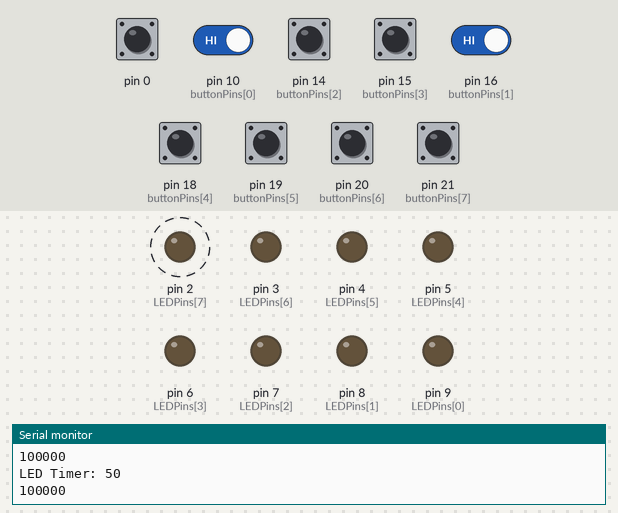
Recording of a sketch running on a simulated Arduino Leonardo, built with avr-gcc and run on an emulated ATmega32U4. On the bench: output pins drawn as LEDs (lit = HIGH), the last lines printed to the serial monitor. Dashed ring = blinking. Inputs (shaded band) come from the test bench; at power-on: pin 0, pin 10 (buttonPins[0]), pin 14 (buttonPins[2]), pin 15 (buttonPins[3]), pin 16 (buttonPins[1]), pin 18 (buttonPins[4]), pin 19 (buttonPins[5]), pin 20 (buttonPins[6]), pin 21 (buttonPins[7]) HIGH. USB keyboard and mouse output is not drawn.

Above: at 1.05 s.
1.3 s: pin 10 (buttonPins[0]) driven LOW and pin 16 (buttonPins[1]) driven LOW
At 1.65 s:
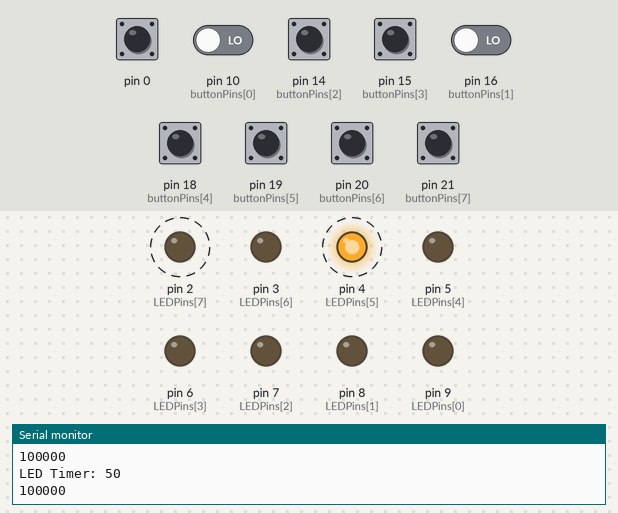
4.3 s: pin 10 (buttonPins[0]) driven HIGH
At 6.8 s:
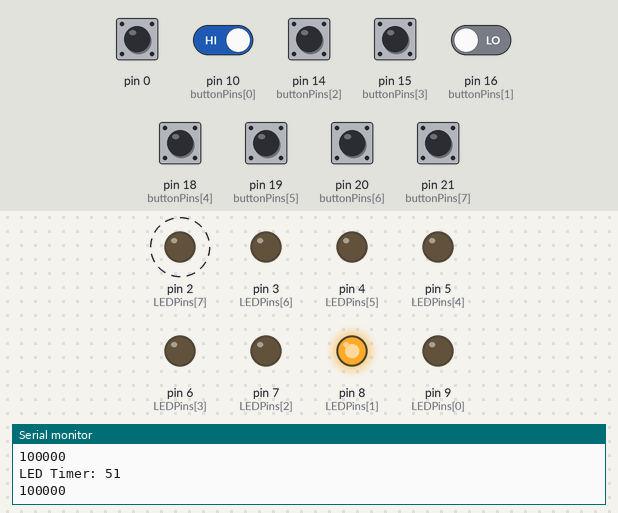
7.3 s: pin 0 pulled LOW for 0.15 s
At 8.44 s:
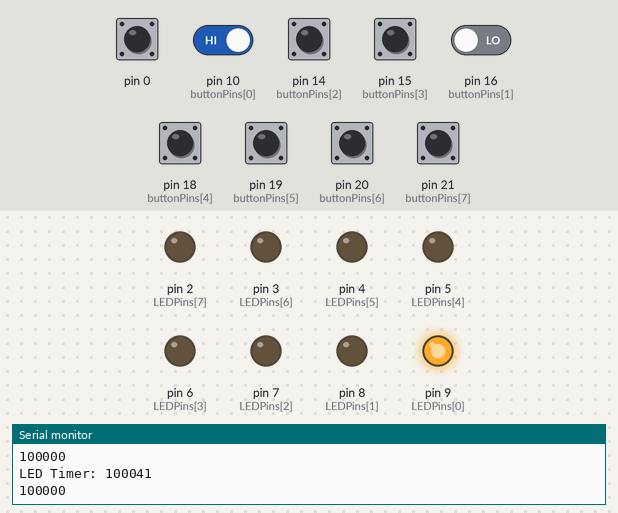
10.3 s: pin 16 (buttonPins[1]) driven HIGH
At 10.55 s:
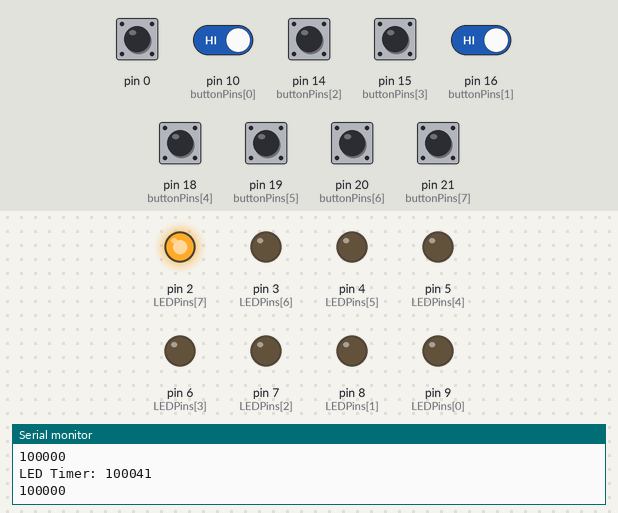
13.3 s: pin 20 (buttonPins[6]) pulled LOW for 1 s
16.3 s: pin 10 (buttonPins[0]) driven LOW
At 17.9 s:
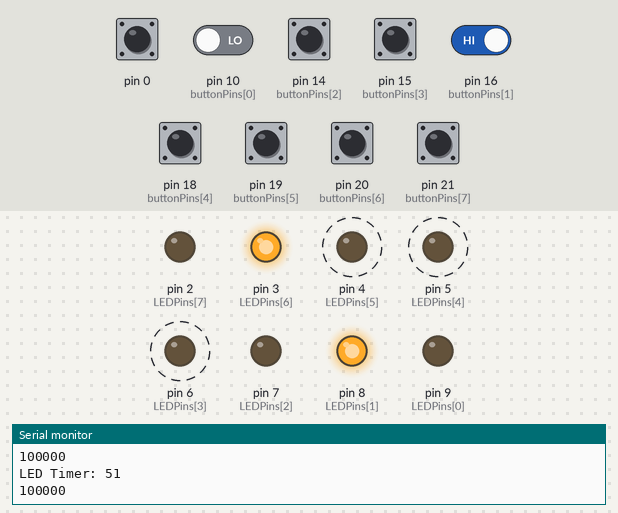
Timing chart, 0 to 20.3 s (numbered marks = the images above; inputs shaded):
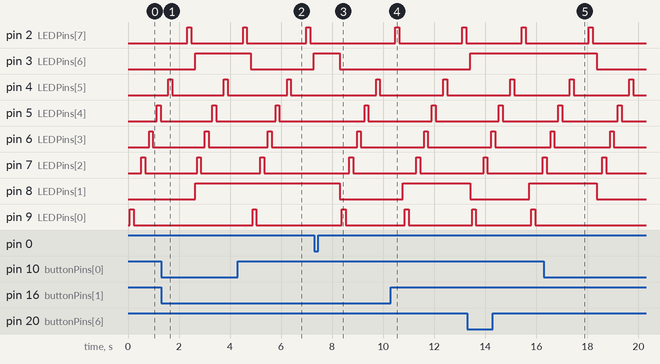

Measured:
- after the input at 1.3 s, pin 9 (LEDPins[0]): stays LOW (without the input it goes to HIGH after 1.4 s)
- after the input at 4.3 s, pin 9 (LEDPins[0]): LOW → HIGH after 0.58 s, → LOW 0.15 s later
- after the input at 7.3 s, pin 2 (LEDPins[7]): stays LOW (without the input it goes to HIGH after 2.2 s); pin 3 (LEDPins[6]): HIGH → LOW after 1.0 s instead of 2.5 s; pin 8 (LEDPins[1]): HIGH → LOW after 1.0 s
- after the input at 10.3 s, pin 3 (LEDPins[6]): stays LOW (without the input it goes to HIGH after 3.0 s)
- after the input at 16.3 s, pin 9 (LEDPins[0]): stays LOW (without the input it goes to HIGH after 2.1 s)
- by itself, pin 2 (LEDPins[7]): alternates HIGH for 0.15 s and LOW for 2.3 s
- by itself, pin 4 (LEDPins[5]), pin 5 (LEDPins[4]), pin 6 (LEDPins[3]): alternates HIGH for 0.15 s and LOW for 2.2 s

The sketch:

Arcade.Touch.Panel.Completed.ino
```cpp
#include "Keyboard.h"

// --Input Pins--
//const int startButton = 18;           //First Button Pin (Digital)
//const int startLED = 8;               //First LED Pin (Digital)
const int totalButtons = 8;             //Total Buttons
const int buttonPins[] = {10, 16, 14, 15, 18, 19, 20, 21};
const int LEDPins[] = {9, 8, 7, 6, 5, 4, 3, 2};
// --Input Pins--

const int Bsmoothing = 50;            // Repeat speed of keys
const int clickDelay = 150;           // Pause Between Clicks
const int long LEDTimer = 100000;           // Time until LEDs Auto Off
int Bsmoothingindex = 0;              // Index of button smoother
int currentButtonState = 0;           // Current Button State
int currentButtonTotal = 0;           // Smoothed State
int long currentLEDState = 0;              // Current LED State
int long currentLEDTime = 0;               // Current LED Time
int lastButtonState[totalButtons][Bsmoothing];    // Last state of the buttons - number of interations
int smoothedButtonState[totalButtons];// Current Button State after smoothing
int lastLEDState[totalButtons];       // Last state of the LEDs

void setup() {
  Serial.begin(9600);

  // --Initialize Button Pins--
  pinMode(0, INPUT_PULLUP); //-- Escape Key!--

  for (int initPinIndex = 0; initPinIndex < totalButtons; initPinIndex++)
  {
    pinMode(buttonPins[initPinIndex], INPUT_PULLUP);
  }
  // --Initialize Button Pins--

  // --Initialize LED Pins--
  for (int initPinIndex = 0; initPinIndex < totalButtons; initPinIndex++)
  {
    pinMode(LEDPins[initPinIndex], OUTPUT);
  }
  // --Initialize Button Pins--

  // --Button Array Init--
  for (int thisReading = 0; thisReading < totalButtons; thisReading++)
  {
    for (int thatReading = 0; thatReading < Bsmoothing; thatReading++)
    {
      lastButtonState[thisReading][thatReading] = 0;
    }
    lastLEDState[thisReading] = 0;
    smoothedButtonState[totalButtons] = 0;
  }
  // --Button Array Init--

  Keyboard.begin();

}

void loop() {
  // --Escape Key!--
  while (digitalRead(0) == LOW)
  {
    Keyboard.releaseAll();
    currentLEDTime = LEDTimer;
    delay(1000);
    Serial.print("Esc State: ");
    Serial.println(digitalRead(0));
  }
  // --Escape Key!--

  buttonPress();
  cycleLEDs();

  // --Read pin values for buttons--
  for (int Bindex = 0; Bindex < totalButtons; Bindex++)
  {
    currentButtonState = digitalRead(buttonPins[Bindex]);
    if (currentButtonState != lastButtonState[Bindex][Bsmoothingindex])
    {
      lastButtonState[Bindex][Bsmoothingindex] = currentButtonState;
    }
  }
  // --Read pin values for buttons--

  Bsmoothingindex++;
  if (Bsmoothingindex > Bsmoothing)
  {
    Bsmoothingindex = 0;
  }
}

void buttonPress()
{
  // --Iterate lastButtonState[][], total, average, populate smoothedButtonState[]--
  for (int Bindex = 0; Bindex < totalButtons; Bindex++)
  {
    currentButtonTotal = 0;

    for (int Sindex = 0; Sindex < Bsmoothing; Sindex++)
    {
      currentButtonTotal = currentButtonTotal + lastButtonState[Bindex][Sindex];
    }

    if ((currentButtonTotal / Bsmoothing) == 0)
    {
      smoothedButtonState[Bindex] = 0;
    }
    else
    {
      smoothedButtonState[Bindex] = 1;
    }
  }
  // --Iterate lastButtonState[][], total, average, populate smoothedButtonState[]--

  // --Iterate smoothedButtonState[], update lastLEDState[], send Keyboard.Press()--
  for (int Bindex = 0; Bindex < totalButtons; Bindex++)
  {
    if (smoothedButtonState[Bindex] == 1)
    {
      smoothedButtonState[Bindex] = 0;
      currentLEDTime = 0;                   //  Auto LED Off reset
      for (int Rindex = 0; Rindex < Bsmoothing; Rindex++)
      {
        lastButtonState[Bindex][Rindex] = 0;
      }
      switch (Bindex) {
        case 0:     // Winamp Previous  (CTRL+SHIFT+A)
          Keyboard.press(KEY_LEFT_CTRL);
          Keyboard.press(KEY_LEFT_SHIFT);
          Keyboard.press('A');
          Keyboard.releaseAll();
          digitalWrite(LEDPins[Bindex], HIGH);
          delay(clickDelay);
          digitalWrite(LEDPins[Bindex], LOW);
          delay(clickDelay);
          break;
        case 1:     // Winamp Play/Pause/Stop  (CTRL+SHIFT+G)/(CTRL+SHIFT+H)/(CTRL+SHIFT+D)
          if (lastLEDState[Bindex] == 0)
          {
            lastLEDState[Bindex] = 1;
            Keyboard.press(KEY_LEFT_CTRL);
            Keyboard.press(KEY_LEFT_SHIFT);
            Keyboard.press('G');
            Keyboard.releaseAll();
            //digitalWrite(LEDPins[Bindex], HIGH);
            delay(clickDelay);
            break;
          }
          if (lastLEDState[Bindex] == 1)
          {
            lastLEDState[Bindex] = 0;
            Keyboard.press(KEY_LEFT_CTRL);
            Keyboard.press(KEY_LEFT_SHIFT);
            Keyboard.press('D');
            Keyboard.releaseAll();
            //digitalWrite(LEDPins[Bindex], LOW);
            delay(clickDelay);
            break;
          }
          break;
        case 2:     // Winamp Next  (CTRL+SHIFT+F)
          Keyboard.press(KEY_LEFT_CTRL);
          Keyboard.press(KEY_LEFT_SHIFT);
          Keyboard.press('F');
          Keyboard.releaseAll();
          digitalWrite(LEDPins[Bindex], HIGH);
          delay(clickDelay);
          digitalWrite(LEDPins[Bindex], LOW);
          delay(clickDelay);
          break;
        case 3:     // Pending | Pause (P)
          //Keyboard.press(KEY_LEFT_CTRL);
          //Keyboard.press(KEY_LEFT_SHIFT);
          Keyboard.press('P');
          Keyboard.releaseAll();
          digitalWrite(LEDPins[Bindex], HIGH);
          delay(clickDelay);
          digitalWrite(LEDPins[Bindex], LOW);
          delay(clickDelay);
          break;
        case 4:     // Volume Down  (CTRL+SHIFT+-)
          Keyboard.press(KEY_LEFT_CTRL);
          Keyboard.press(KEY_LEFT_SHIFT);
          Keyboard.press('-');
          Keyboard.releaseAll();
          digitalWrite(LEDPins[Bindex], HIGH);
          delay(clickDelay);
          digitalWrite(LEDPins[Bindex], LOW);
          delay(clickDelay);
          break;
        case 5:     // Volume Up  (CTRL+SHIFT+=)
          delay(clickDelay);
          Keyboard.press(KEY_LEFT_CTRL);
          Keyboard.press(KEY_LEFT_SHIFT);
          Keyboard.press('=');
          Keyboard.releaseAll();
          digitalWrite(LEDPins[Bindex], HIGH);
          delay(clickDelay);
          digitalWrite(LEDPins[Bindex], LOW);
          delay(clickDelay);
          break;
        case 6:     // Mute      (CTRL+SHIFT+M)/(CTRL+SHIFT+N)
          delay(clickDelay);
          if (lastLEDState[Bindex] == 0) {
            lastLEDState[Bindex] = 1;
            Keyboard.press(KEY_LEFT_CTRL);
            Keyboard.press(KEY_LEFT_SHIFT);
            Keyboard.press('M');
            Keyboard.releaseAll();
            delay(clickDelay);
            break;
          }
          if (lastLEDState[Bindex] == 1) {
            lastLEDState[Bindex] = 0;
            Keyboard.press(KEY_LEFT_CTRL);
            Keyboard.press(KEY_LEFT_SHIFT);
            Keyboard.press('N');
            Keyboard.releaseAll();
            delay(clickDelay);
            break;
          }
          break;
        case 7:     // Pending  (Pause) (P)
          delay(clickDelay);
          //Keyboard.press(KEY_LEFT_CTRL);
          //Keyboard.press(KEY_LEFT_SHIFT);
          Keyboard.press('P');
          Keyboard.releaseAll();
          digitalWrite(LEDPins[Bindex], HIGH);
          delay(clickDelay);
          digitalWrite(LEDPins[Bindex], LOW);
          delay(clickDelay);
          break;
      }
    }
    // --Iterate smoothedButtonState[], update lastLEDState[], send Keyboard.Press()--
  }


}


void cycleLEDs()
{
  // --Auto Off All LEDs
  currentLEDTime = currentLEDTime + 1;
  Serial.print("LED Timer: ");
  Serial.println(currentLEDTime);
  Serial.println(LEDTimer);

  if (currentLEDTime > LEDTimer)
  {
    for (int Tindex = 0; Tindex < totalButtons; Tindex++)
    {
      digitalWrite(LEDPins[Tindex], LOW);
    }
    return;
  }
  // --Auto Off All LEDs

  else {
    // --Set LED Status for All--
    for (int Lindex = 0; Lindex < totalButtons; Lindex++) {
      currentLEDState = digitalRead(LEDPins[Lindex]);
      if (currentLEDState != lastLEDState[Lindex]) {
        if (lastLEDState[Lindex] == 0) {
          digitalWrite(LEDPins[Lindex], LOW);
        }
        if (lastLEDState[Lindex] == 1) {
          digitalWrite(LEDPins[Lindex], HIGH);
        }
      }
      //Serial.print("LED State: ");
      //Serial.println(lastLEDState[Lindex]);
    }
    // --Set LED Status for All--
  }
}
```
